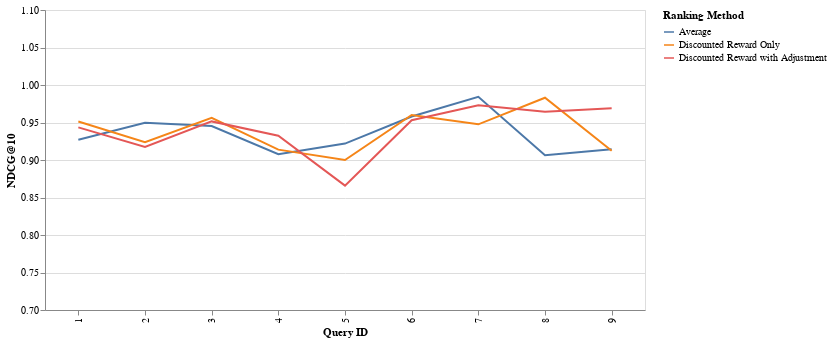

Notebook cell for this chart:
### Code cell
alt.Chart(data=df_ndcg_avg).mark_line().encode(
    x=alt.X('Query ID:O'),
    y=alt.Y('NDCG@10:Q').scale(domain=(0.7, 1.1)),
    color=alt.Color('Ranking Method:N')
).properties(
    width=600,
    height=300,
)

### Figure 1 — Vega-Lite specification as saved in the notebook (floating-point values rounded to 4 significant figures)
{"config": {"view": {"continuousWidth": 300, "continuousHeight": 300}}, "data": {"name": "data-591acf8954c2c0e55ceb71c5d36e3a11"}, "mark": {"type": "line"}, "encoding": {"color": {"field": "Ranking Method", "type": "nominal"}, "x": {"field": "Query ID", "type": "ordinal"}, "y": {"field": "NDCG@10", "scale": {"domain": [0.7, 1.1]}, "type": "quantitative"}}, "height": 300, "width": 600, "$schema": "https://vega.github.io/schema/vega-lite/v5.8.0.json", "datasets": {"data-591acf8954c2c0e55ceb71c5d36e3a11": [{"Query ID": 1, "Ranking Method": "Average", "NDCG@10": 0.9271, "NDCG@5": 0.8192, "NDCG@3": 0.7943}, {"Query ID": 1, "Ranking Method": "Discounted Reward Only", "NDCG@10": 0.9514, "NDCG@5": 0.8528, "NDCG@3": 0.8802}, {"Query ID": 1, "Ranking Method": "Discounted Reward with Adjustment", "NDCG@10": 0.9435, "NDCG@5": 0.8365, "NDCG@3": 0.8365}, {"Query ID": 2, "Ranking Method": "Average", "NDCG@10": 0.9496, "NDCG@5": 0.876, "NDCG@3": 0.8512}, {"Query ID": 2, "Ranking Method": "Discounted Reward Only", "NDCG@10": 0.9237, "NDCG@5": 0.8057, "NDCG@3": 0.7916}, {"Query ID": 2, "Ranking Method": "Discounted Reward with Adjustment", "NDCG@10": 0.9175, "NDCG@5": 0.8026, "NDCG@3": 0.7711}, {"Query ID": 3, "Ranking Method": "Average", "NDCG@10": 0.9452, "NDCG@5": 0.8822, "NDCG@3": 0.8572}, {"Query ID": 3, "Ranking Method": "Discounted Reward Only", "NDCG@10": 0.9564, "NDCG@5": 0.8973, "NDCG@3": 0.8867}, {"Query ID": 3, "Ranking Method": "Discounted Reward with Adjustment", "NDCG@10": 0.9515, "NDCG@5": 0.8729, "NDCG@3": 0.8714}, {"Query ID": 4, "Ranking Method": "Average", "NDCG@10": 0.9077, "NDCG@5": 0.7793, "NDCG@3": 0.7499}, {"Query ID": 4, "Ranking Method": "Discounted Reward Only", "NDCG@10": 0.9138, "NDCG@5": 0.8195, "NDCG@3": 0.7666}, {"Query ID": 4, "Ranking Method": "Discounted Reward with Adjustment", "NDCG@10": 0.9324, "NDCG@5": 0.8488, "NDCG@3": 0.8135}, {"Query ID": 5, "Ranking Method": "Average", "NDCG@10": 0.9219, "NDCG@5": 0.8171, "NDCG@3": 0.7822}, {"Query ID": 5, "Ranking Method": "Discounted Reward Only", "NDCG@10": 0.8999, "NDCG@5": 0.8134, "NDCG@3": 0.7546}, {"Query ID": 5, "Ranking Method": "Discounted Reward with Adjustment", "NDCG@10": 0.8658, "NDCG@5": 0.7078, "NDCG@3": 0.6253}, {"Query ID": 6, "Ranking Method": "Average", "NDCG@10": 0.9579, "NDCG@5": 0.9173, "NDCG@3": 0.8844}, {"Query ID": 6, "Ranking Method": "Discounted Reward Only", "NDCG@10": 0.9601, "NDCG@5": 0.9116, "NDCG@3": 0.8898}, {"Query ID": 6, "Ranking Method": "Discounted Reward with Adjustment", "NDCG@10": 0.953, "NDCG@5": 0.9112, "NDCG@3": 0.8796}, {"Query ID": 7, "Ranking Method": "Average", "NDCG@10": 0.9843, "NDCG@5": 0.9511, "NDCG@3": 0.9586}, {"Query ID": 7, "Ranking Method": "Discounted Reward Only", "NDCG@10": 0.9475, "NDCG@5": 0.8879, "NDCG@3": 0.8469}, {"Query ID": 7, "Ranking Method": "Discounted Reward with Adjustment", "NDCG@10": 0.973, "NDCG@5": 0.9336, "NDCG@3": 0.9162}, {"Query ID": 8, "Ranking Method": "Average", "NDCG@10": 0.9065, "NDCG@5": 0.7979, "NDCG@3": 0.7361}, {"Query ID": 8, "Ranking Method": "Discounted Reward Only", "NDCG@10": 0.983, "NDCG@5": 0.9396, "NDCG@3": 0.9602}, {"Query ID": 8, "Ranking Method": "Discounted Reward with Adjustment", "NDCG@10": 0.9645, "NDCG@5": 0.9171, "NDCG@3": 0.905}, {"Query ID": 9, "Ranking Method": "Average", "NDCG@10": 0.9143, "NDCG@5": 0.7864, "NDCG@3": 0.7585}, {"Query ID": 9, "Ranking Method": "Discounted Reward Only", "NDCG@10": 0.9123, "NDCG@5": 0.8252, "NDCG@3": 0.7553}, {"Query ID": 9, "Ranking Method": "Discounted Reward with Adjustment", "NDCG@10": 0.9691, "NDCG@5": 0.9261, "NDCG@3": 0.9152}]}}
